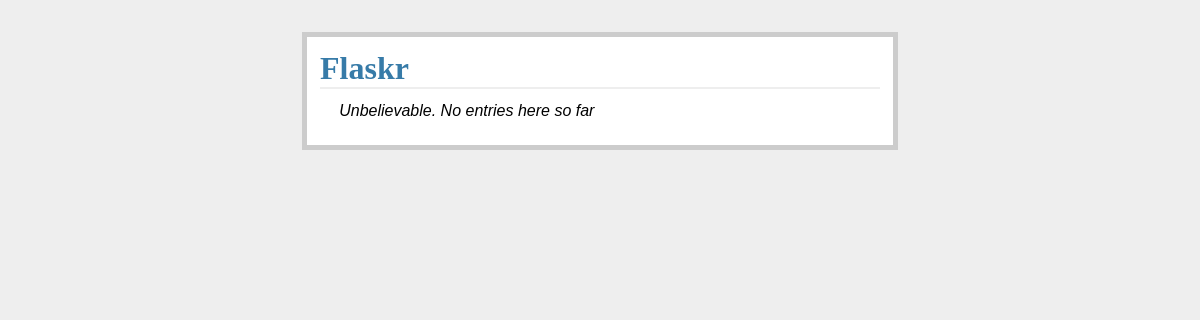
Page /noober/show_drivers on the earlier database version.
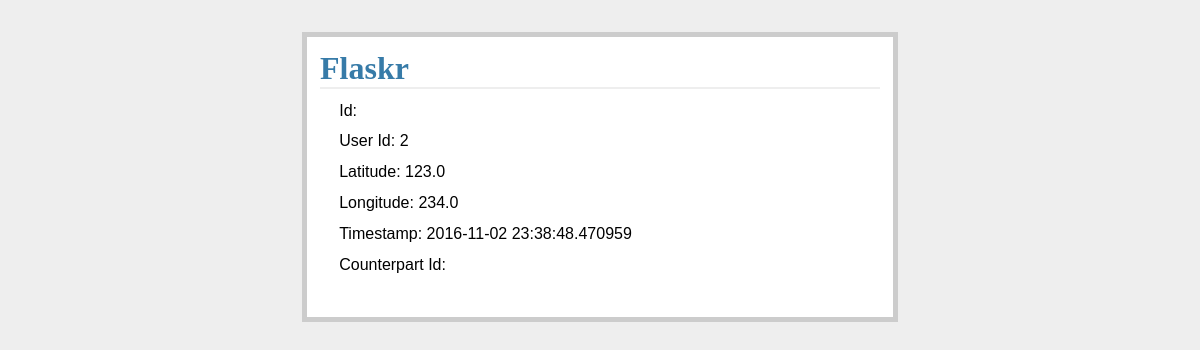
Same page on the later database version.
### tables this page shows
CREATE TABLE drivers (
  user_id string not null primary key,
  lat float(10,6) not null,
  lon float(10,6) not null,
  timestamp string,
  matched_rider_id string,
  rider_in_car integer
);

### basic.py (the view)
@app.route("/noober/show_drivers")
def show_drivers():
        drivers = query_db('select * from drivers')
        return render_template('show_entries.html', entries=drivers)

### dbutil.py (called while the page is built)
def connect_db():
        rv = sqlite3.connect(app.config['DATABASE'])
        rv.row_factory = sqlite3.Row
        return rv

def get_db():
        if not hasattr(g, 'sqlite_db'):
                g.sqlite_db = connect_db()
        return g.sqlite_db

def query_db(query, args=(), one=False):
        cur = get_db().execute(query,args)
        rv = cur.fetchall()
        cur.close()
        return (rv[0] if rv else None) if one else rv

### templates/show_entries.html
{% extends "layout.html" %}
{% block body %}
<ul class="entries">
  {% for entry in entries %}
  <li>Id: {{entry.transaction_id}} </li>
  <li>User Id: {{entry.user_id}} </li>
  <li>Latitude: {{ entry.lat }} </li>
  <li>Longitude: {{entry.lon }} </li>
  <li>Timestamp: {{entry.timestamp|safe }} </li>
  <li>Counterpart Id: {{entry.counterpart_user_id|safe }} </li>
  <br>
  {% else %}
  <li><em>Unbelievable.  No entries here so far</em></li>
  {% endfor %}
</ul>
{% endblock %}

Differences in the rows shown:
added drivers: user_id "2", lat "123.0", lon "234.0", timestamp "2016-11-02 23:38:48.470959"
Other differences:
text no longer shown: "Unbelievable. No entries here so far"
